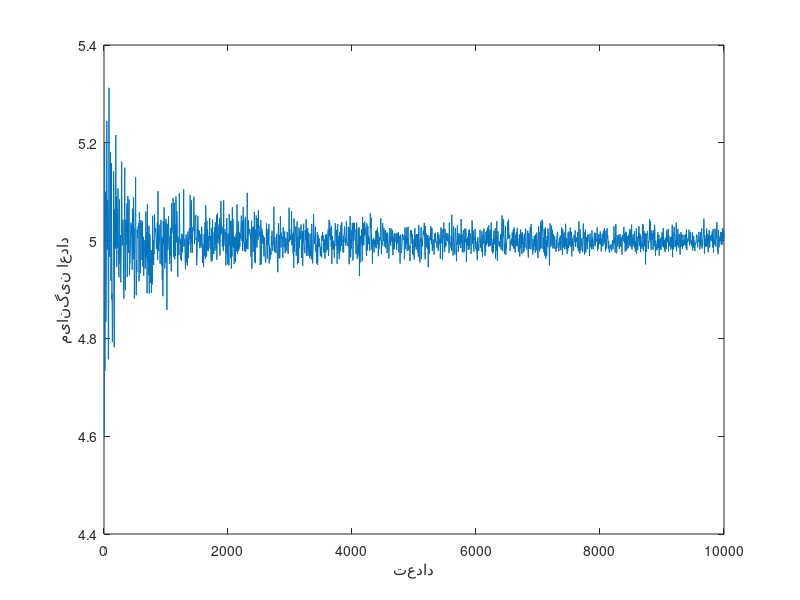

The MATLAB script that drew this image: (Note: this script raises an error after producing the figure.)
% 1.1:
a = 3;
b = (2*a)+1;
start_from = 0;
end_to = 10000;
step = 5;
requested_var = [];
requested_mean = [];
for count = start_from:step:end_to
random_num = randi([a,b], 1, count);
var_in_each_loop = var(random_num);
mean_in_each_loop = mean(random_num);
requested_mean = [requested_mean mean_in_each_loop];
requested_var = [requested_var var_in_each_loop];
end
figure;

plot(start_from:step:end_to , requested_var);
xlabel('تعداد');
ylabel('واریانس اعداد');


plot(start_from:step:end_to , requested_mean);
xlabel('تعداد');
ylabel('میانگین اعداد');



% 1.2:
a = 3;
b = (2*a)+1;
start_from = 0;
end_to = 10000;
step = 5;
requested_var = [];
requested_mean = [];
for count = start_from:step:end_to
random_num = randi([a,b], 1, count);
var_in_each_loop = var(random_num);
mean_in_each_loop = mean(random_num);
requested_mean = [requested_mean mean_in_each_loop];
requested_var = [requested_var var_in_each_loop];
Zn = ((mean_in_each_loop - a) / sqrt(var_in_each_loop)) * sqrt(count);
end


% 1.2.2:
a = 3;
b = (2*a)+1;
n = 1000;
Zn_new = zeros(1,n);
for x = 1:n
random_num = randi([a,b], 1, n);
mean_in_each_loop = mean(random_num);
var_in_each_loop = var(random_num);
Zn_new(x) = ((mean_in_each_loop - a) / sqrt(var_in_each_loop)) * sqrt(n);
end
figure;
histogram(Zn_new, 50, 'Normalization', 'pdf');
xlabel('Zn_new');
ylabel('احتمال برای 1000 تا');


% 1.3:
a = 1+1;
n = 1000;
count = 1000;
param = 1 / (mod(a, 10) + 1);
exp = exprnd(1/param, n, count);

Sum_exp = sum(exp);
var_exp = var(exp(:));
mean_exp = mean(exp(:));

Zn_exp = (Sum_exp - n * mean_exp) ./ sqrt(n * var_exp);

figure;
histogram(Zn_exp, 50, 'Normalization', 'pdf');
xlabel('Zn');
ylabel('مقدار');

mean_zn = mean(Zn_exp);
disp(['mean Zn: ', num2str(mean_zn)]);

var_zn = var(Zn_exp);
disp(['var Zn: ', num2str(var_zn)]);



% 1.4
param = 1/3;
n = 1000;
count = 1000;
zn_bernoulli = zeros(1, count);
for x = 1:count
    random_num = binornd(1, param, [1, n]);
    mean_in_each_loop = mean(random_num);
    var_in_each_loop = var(random_num);
    zn_bernoulli(x) = ((mean_in_each_loop - param) / sqrt(var_in_each_loop)) * sqrt(n);
end

figure;
histogram(zn_bernoulli, 50, 'Normalization', 'pdf');
xlabel('zn');
ylabel('چگالی احتمال');
